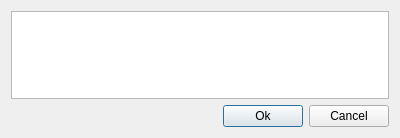
<?xml version="1.0" encoding="UTF-8"?>
<ui version="4.0">
 <class>DialogNewComment</class>
 <widget class="QDialog" name="DialogNewComment">
  <property name="geometry">
   <rect>
    <x>0</x>
    <y>0</y>
    <width>400</width>
    <height>138</height>
   </rect>
  </property>
  <property name="windowTitle">
   <string>New Comment</string>
  </property>
  <property name="windowIcon">
   <iconset resource="Foucault2.qrc">
    <normaloff>:/Foucault2/Foucault2.ico</normaloff>:/Foucault2/Foucault2.ico</iconset>
  </property>
  <layout class="QGridLayout" name="gridLayout">
   <item row="1" column="0">
    <layout class="QHBoxLayout" name="horizontalLayout">
     <item>
      <spacer name="horizontalSpacer">
       <property name="orientation">
        <enum>Qt::Horizontal</enum>
       </property>
       <property name="sizeHint" stdset="0">
        <size>
         <width>40</width>
         <height>20</height>
        </size>
       </property>
      </spacer>
     </item>
     <item>
      <widget class="QPushButton" name="pushButton">
       <property name="text">
        <string>Ok</string>
       </property>
      </widget>
     </item>
     <item>
      <widget class="QPushButton" name="pushButton_2">
       <property name="text">
        <string>Cancel</string>
       </property>
      </widget>
     </item>
    </layout>
   </item>
   <item row="0" column="0">
    <widget class="QPlainTextEdit" name="pleComment"/>
   </item>
  </layout>
 </widget>
 <resources>
  <include location="Foucault2.qrc"/>
 </resources>
 <connections/>
</ui>
